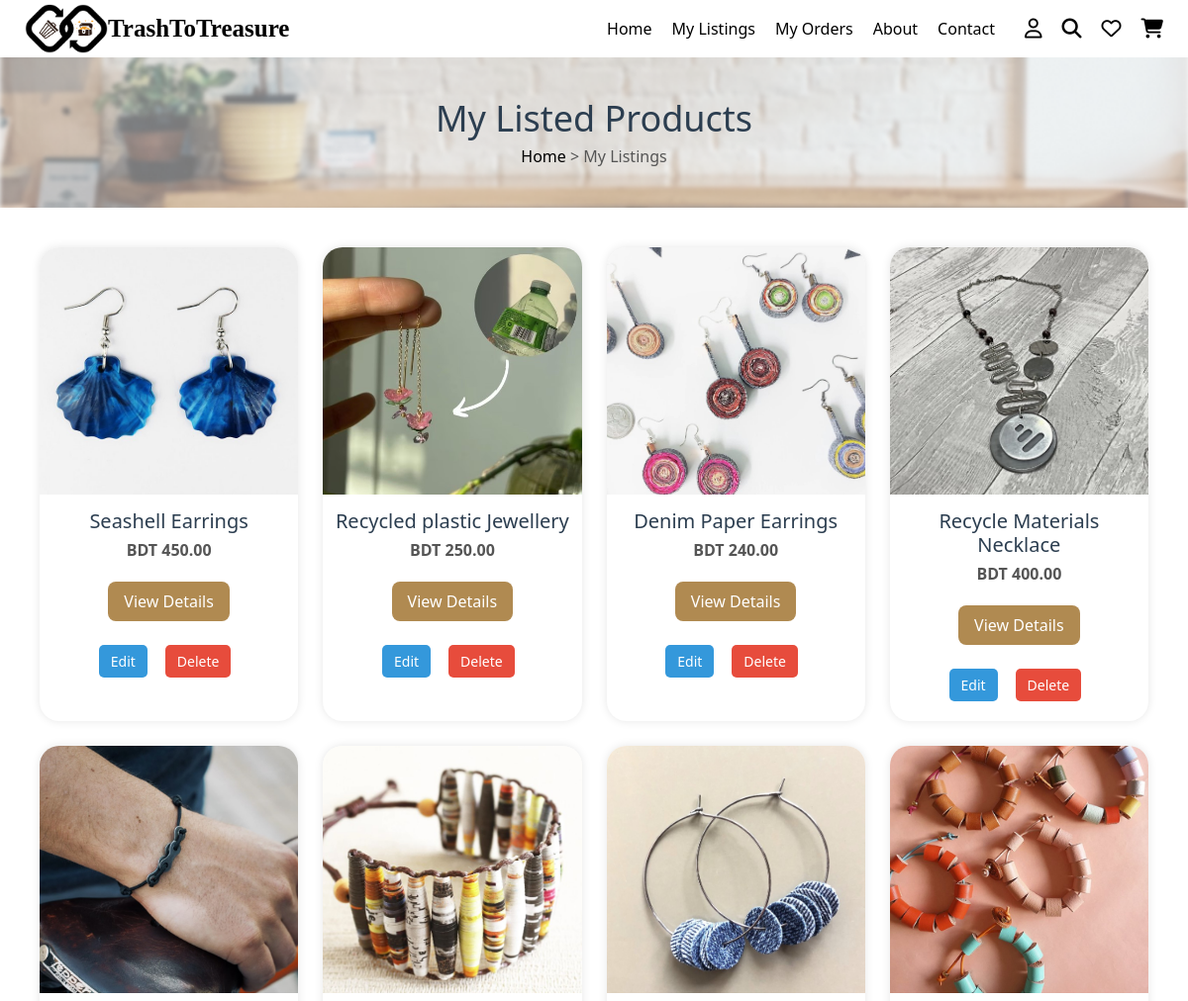
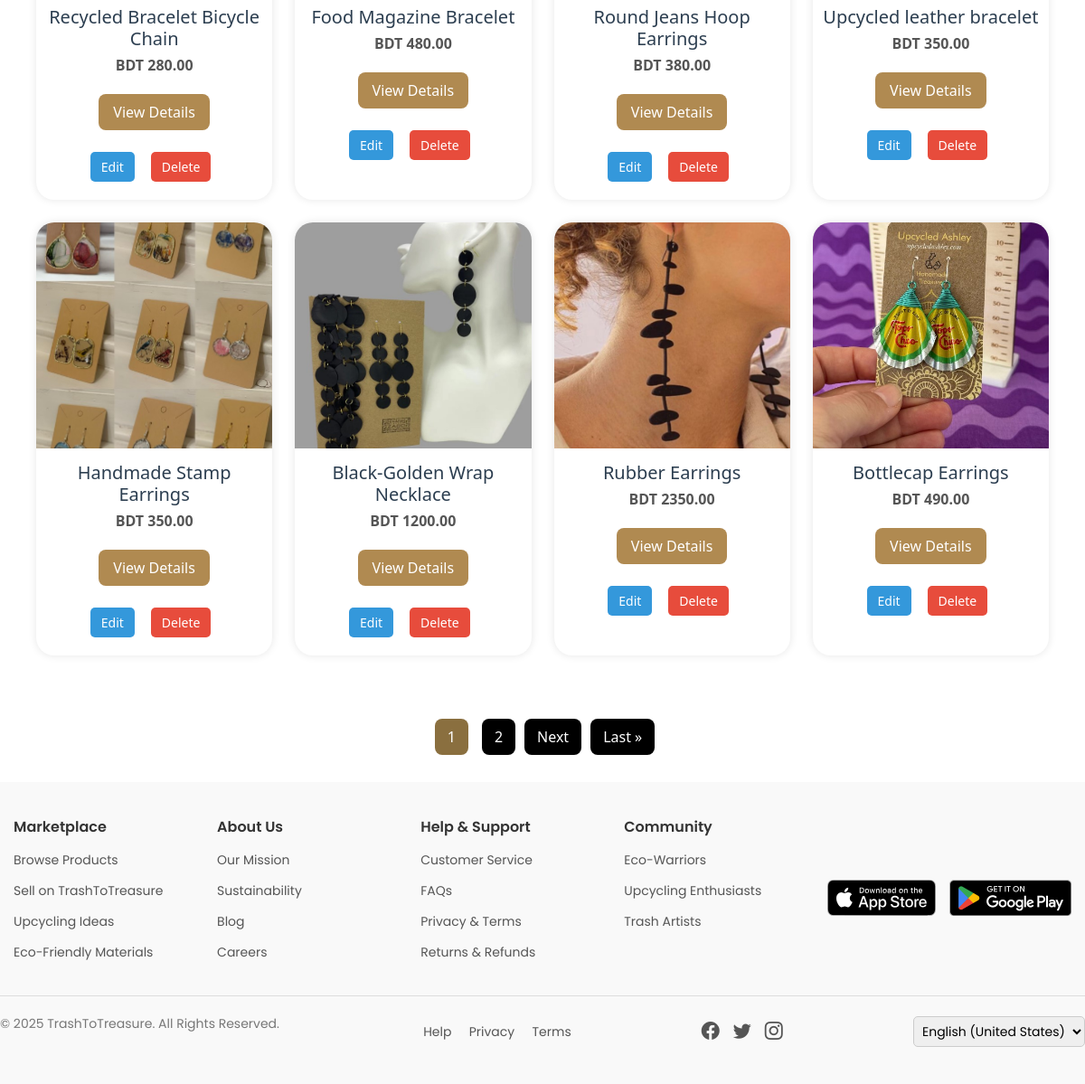
/listed_products/ (signed in), run on the app's committed database (2 pictures, top to bottom).
### marketplace/models.py (models this page shows, shortened)
class UpcycledProduct(models.Model):
    product_name = models.CharField(max_length=255, default="")
    category = models.CharField(max_length=100, default="")
    description = models.TextField()
    price = models.DecimalField(max_digits=10, decimal_places=2)
    product_status = models.CharField(max_length=20, choices=PRODUCT_STATUS_CHOICES, default='active')
    artisan = models.ForeignKey(User, on_delete=models.CASCADE, related_name='upcycled_products', null=True, blank=True)
    approval_status = models.BooleanField(default=False)
    stock_availability = models.IntegerField()
    product_images = models.ImageField(upload_to='upcycled_products/', blank=True, null=True)
    location = models.CharField(max_length=255, default="")
    rating = models.DecimalField(max_digits=3, decimal_places=2, default=0.0)
    tags = models.CharField(max_length=255, blank=True, null=True)
    listing_date = models.DateTimeField(auto_now_add=True)
    last_updated = models.DateTimeField(auto_now=True, null=True, blank=True)
    sold_count = models.IntegerField(default=0)
    delivery_status = models.CharField(max_length=20, choices=DELIVERY_STATUS_CHOICES, default='ready')
    slug = models.SlugField(max_length=255, unique=True, blank=True)
    reviews = GenericRelation(Review)

### marketplace/views.py (the view)
# urls.py: path('listed_products/', listed_products, name='listed_products'),  # Artisan's listed products
@login_required
def listed_products(request):
    if request.user.role != 'artisan':
        return HttpResponseForbidden("You are not authorized to view this page.")
    products = UpcycledProduct.objects.filter(artisan=request.user)
    paginator = Paginator(products, 12) # 12 products per page
    page_number = request.GET.get('page')
    page_obj = paginator.get_page(page_number)
    return render(request, 'listed_products.html', {
        'products': products,  # Keep this if you want to use it elsewhere
        'page_obj': page_obj   # This is the one your grid uses
    })

### marketplace/templates/listed_products.html (shortened to what this page needs)
{% load static %}
{% include "header.html" %}
<!DOCTYPE html>
<html lang="en">
<head>
    <link rel="stylesheet" href="{% static 'css/buyer_profile.css' %}">
</head>
<body>
<section class="product-banner">
    <h2>My Listed Products</h2>
    <p><a href="/">Home</a> >  My Listings</p>
</section>
<div class="products-grid">
    {% for product in page_obj %}
        <div class="product-card">
            <img src="{{ product.product_images.url }}" alt="{{ product.product_name }}">
            <h3>{{ product.product_name }}</h3>
            <p><strong>BDT {{ product.price }}</strong></p>
            <a href="{% url 'upcycled_product_details' product.slug %}" class="view-button">View Details</a>
            <div class="button-pair">
                <a href="{% url 'edit_product'   product.pk %}" class="edit-btn">Edit</a>
                <a href="{% url 'delete_product' product.pk %}" class="delete-btn">Delete</a>
            </div>
        </div>
    {% endfor %}
</div>
<div class="pagination-wrapper">
    <div class="pagination">
        {% for num in page_obj.paginator.page_range %}
            {% if page_obj.number == num %}
                <strong style="margin: 0 5px;">{{ num }}</strong>
            {% elif num >= page_obj.number|add:'-2' and num <= page_obj.number|add:'2' %}
                <a href="?page={{ num }}">{{ num }}</a>
            {% endif %}
        {% endfor %}
        {% if page_obj.has_next %}
            <a href="?page={{ page_obj.next_page_number }}">Next</a>
            <a href="?page={{ page_obj.paginator.num_pages }}">Last &raquo;</a>
        {% endif %}
    </div>
</div>
</body>
</html>
{% include "footer.html" %}

### marketplace/static/css/buyer_profile.css (style rules this page uses)
.product-banner { text-align: center; padding: 50px 0; background: url('/static/images/bg.png') no-repeat center; background-size: cover; color: #000; }
.product-banner h2 { font-size: 40px; margin: 0; }
.product-banner p { margin: 10px 0 0; }
.product-banner a { color: #000; text-decoration: none; }
h2 { font-size: 24px; margin-bottom: 20px; color: #333; }
.button-pair { display: flex; flex-direction: row; align-items: center; justify-content: space-between; gap: 10px; margin-top: 10px; }

### marketplace/templates/header.html (style rules this page uses)
* { margin: 0; padding: 0; box-sizing: border-box; }
body { font-family: Arial, sans-serif; background: #fff; }

### marketplace/templates/listed_products.html (style rules this page uses)
.products-grid { display: grid; grid-template-columns: repeat(auto-fit, minmax(250px, 1fr)); gap: 25px; padding: 40px; max-width: 1200px; margin: auto; }
.product-card { background: #fff; border-radius: 20px; box-shadow: 0 0 10px rgba(0,0,0,0.1); overflow: hidden; text-align: center; transition: 0.3s ease-in-out; }
.product-card img { width: 100%; height: 250px; object-fit: cover; }
.product-card h3 { margin: 15px 10px 5px; font-size: 20px; color: #2c3e50; }
.product-card p { margin: 0 10px 10px; color: #555; }
.view-button { display: inline-block; margin: 10px 0 20px; padding: 8px 16px; background-color: #b08a51; color: #fff; border-radius: 8px; text-decoration: none; }
.product-banner { text-align: center; background-color: #e0f7ec; padding: 40px 0; }
.product-banner h2 { font-size: 36px; color: #2c3e50; }
.product-banner p { color: #555; margin-top: 5px; }
.pagination-wrapper { width: 100%; display: flex; justify-content: center; margin: 30px 0; }
.pagination { display: flex; gap: 10px; flex-wrap: wrap; }
.pagination a, .pagination strong { padding: 8px 14px; background-color:rgb(0, 0, 0); color: #fff; border-radius: 8px; text-decoration: none; font-weight: 500; }
.pagination strong { background-color: #8a6f3f; }
.button-pair { display: flex; justify-content: center; margin-top: 4px; margin-bottom: 20px; }
.button-pair a { text-decoration: none; }
.edit-btn, .delete-btn { padding: 6px 12px; border-radius: 5px; text-decoration: none; color: white; font-size: 14px; margin-right: 8px; }
.edit-btn { background-color: #3498db; }
.delete-btn { background-color: #e74c3c; }

### data on the page
UpcycledProduct: product_images (picture), product_name "Seashell Earrings", price "450.00"
UpcycledProduct: product_images (picture), product_name "Recycled plastic Jewellery", price "250.00"
UpcycledProduct: product_images (picture), product_name "Denim Paper Earrings", price "240.00"
UpcycledProduct: product_images (picture), product_name "Recycle Materials Necklace", price "400.00"
UpcycledProduct: product_images (picture), product_name "Recycled Bracelet Bicycle Chain", price "280.00"
UpcycledProduct: product_images (picture), product_name "Food Magazine Bracelet", price "480.00"
UpcycledProduct: product_images (picture), product_name "Round Jeans Hoop Earrings", price "380.00"
UpcycledProduct: product_images (picture), product_name "Upcycled leather bracelet", price "350.00"
UpcycledProduct: product_images (picture), product_name "Handmade Stamp Earrings", price "350.00"
UpcycledProduct: product_images (picture), product_name "Black-Golden Wrap Necklace", price "1200.00"
UpcycledProduct: product_images (picture), product_name "Rubber Earrings", price "2350.00"
UpcycledProduct: product_images (picture), product_name "Bottlecap Earrings", price "490.00"

### other printed values
{{ num }} "1"
{{ num }} "2"
